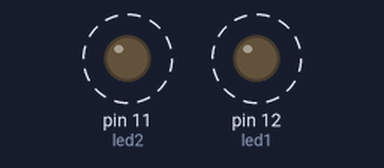
The sketch below on a simulated Arduino Uno, built with avr-gcc and run on an emulated ATmega328P. Shown: output pins drawn as LEDs (lit = HIGH). Dashed ring = blinking.

Above: at 0.1 s.
Timing chart, 0 to 3.0 s (numbered marks = the images above):
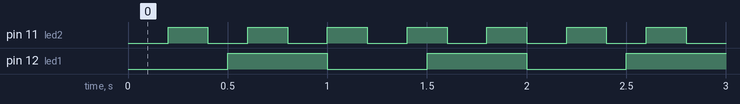

Measured:
- by itself, pin 11 (led2): alternates HIGH for 0.20 s and LOW for 0.20 s
- by itself, pin 12 (led1): alternates HIGH for 0.50 s and LOW for 0.50 s
- by itself, everything shown: repeats every 2.0 s, in 12 steps

The sketch:

09_Deux_LED_millis.ino
```cpp
const byte led1 = 12;
const byte led2 = 11;

unsigned long dernierChangement1 = 0;
unsigned long dernierChangement2 = 0;

bool etat1 = LOW;
bool etat2 = LOW;

void setup() {
  pinMode(led1, OUTPUT);
  pinMode(led2, OUTPUT);
}

void loop() {
  unsigned long maintenant = millis();

  if (maintenant - dernierChangement1 >= 500) {
    dernierChangement1 = maintenant;
    etat1 = !etat1;
    digitalWrite(led1, etat1);
  }

  if (maintenant - dernierChangement2 >= 200) {
    dernierChangement2 = maintenant;
    etat2 = !etat2;
    digitalWrite(led2, etat2);
  }
}
```
